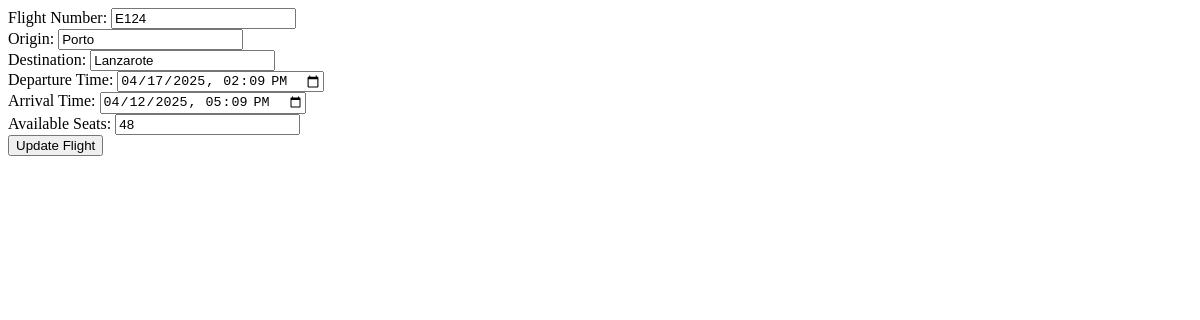
The page /accounts/edit_flight/2/ (signed in) on the database as committed earlier.
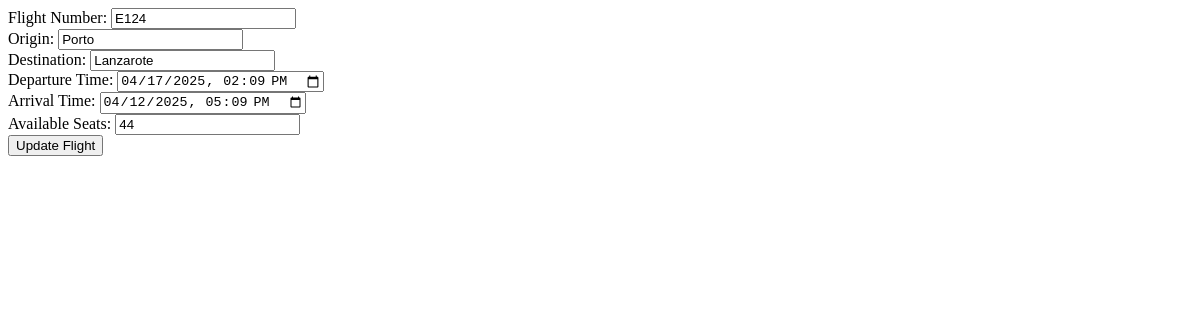
The same page on the database as committed later.
### accounts/models.py (models this page shows, shortened)
class Flight(models.Model):
    flight_number = models.CharField(max_length=20)
    origin = models.CharField(max_length=100)
    destination = models.CharField(max_length=100)
    departure_time = models.DateTimeField()
    arrival_time = models.DateTimeField()
    available_seats = models.PositiveIntegerField()

### accounts/views.py (the view, shortened to what this page needs)
# urls.py: path('edit_flight/<int:flight_id>/', edit_flight_view, name='edit_flight'),
@login_required
@user_passes_test(lambda u: u.role == 'admin')
def edit_flight_view(request, flight_id):
    flight = get_object_or_404(Flight, id=flight_id)
    return render(request, 'accounts/edit_flight.html', {'flight': flight})

### accounts/templates/accounts/edit_flight.html (shortened to what this page needs)
<form method="POST">
    <label>Flight Number:</label>
    <input type="text" name="flight_number" value="{{ flight.flight_number }}" required><br>
    <label>Origin:</label>
    <input type="text" name="origin" value="{{ flight.origin }}" required><br>
    <label>Destination:</label>
    <input type="text" name="destination" value="{{ flight.destination }}" required><br>
    <label>Departure Time:</label>
    <input type="datetime-local" name="departure_time" value="{{ flight.departure_time|date:'Y-m-d\\TH:i' }}" required><br>
    <label>Arrival Time:</label>
    <input type="datetime-local" name="arrival_time" value="{{ flight.arrival_time|date:'Y-m-d\\TH:i' }}" required><br>
    <label>Available Seats:</label>
    <input type="number" name="available_seats" value="{{ flight.available_seats }}" required><br>
    <button type="submit">Update Flight</button>
  </form>

Rows that differ between the two databases and show on the page:
changed Flight "Porto": available_seats "48" → "44"
